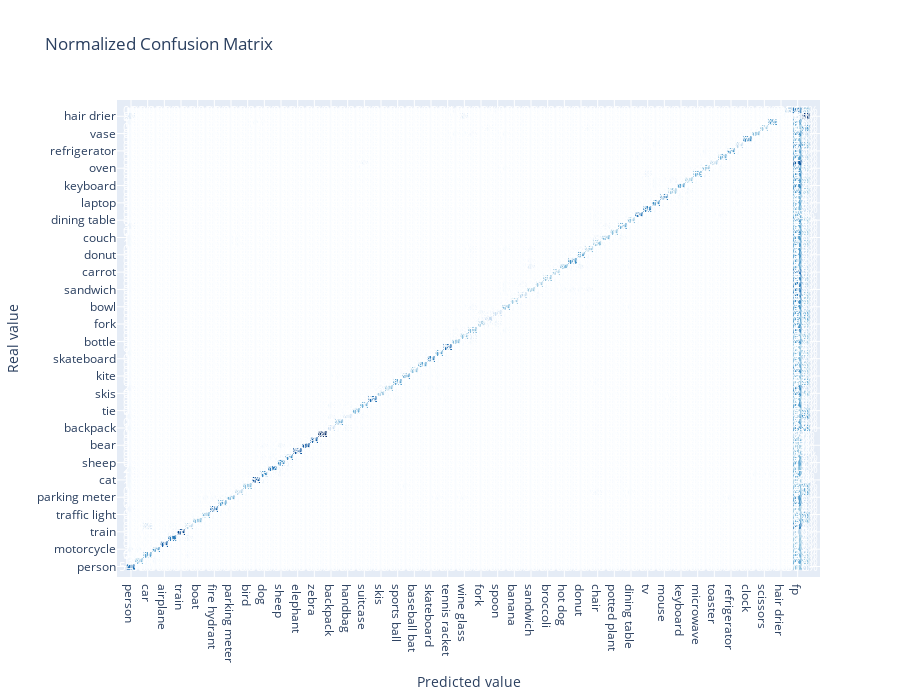

Here is the notebook cell this chart was saved with:
### Code cell
preview.display_matrix(normalize=True)
